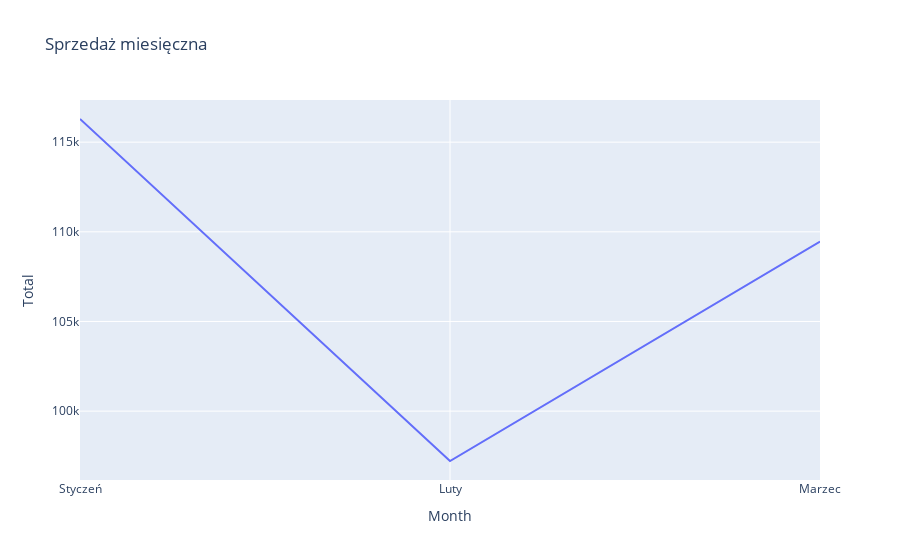

Source (notebook cell):
### Code cell
df['Date'] = pd.to_datetime(df['Date'])
df['Month'] = df['Date'].dt.month

monthly_sales = df.groupby('Month')['Total'].sum().reset_index()

fig = px.line(monthly_sales, x='Month', y='Total', title='Sprzedaż miesięczna')
fig.update_layout(xaxis_tickmode='array',
                  xaxis_tickvals=list(range(1, 13)),
                  xaxis_ticktext=['Styczeń', 'Luty', 'Marzec', 'Kwiecień', 'Maj', 'Czerwiec',
                                  'Lipiec', 'Sierpień', 'Wrzesień', 'Październik', 'Listopad', 'Grudzień'])
fig.show()

### Figure 1 — Plotly figure (JSON) as saved in the notebook; plotly's stock layout.template omitted (floating-point values rounded to 4 significant figures)
{"data": [{"hovertemplate": "Month=%{x}<br>Total=%{y}<extra></extra>", "legendgroup": "", "line": {"color": "#636efa", "dash": "solid"}, "marker": {"symbol": "circle"}, "mode": "lines", "name": "", "orientation": "v", "showlegend": false, "type": "scatter", "x": [1, 2, 3], "xaxis": "x", "y": [116300.0, 97220.0, 109500.0], "yaxis": "y"}], "layout": {"legend": {"tracegroupgap": 0}, "title": {"text": "Sprzedaż miesięczna"}, "xaxis": {"anchor": "y", "domain": [0, 1], "tickmode": "array", "ticktext": ["Styczeń", "Luty", "Marzec", "Kwiecień", "Maj", "Czerwiec", "Lipiec", "Sierpień", "Wrzesień", "Październik", "Listopad", "Grudzień"], "tickvals": [1, 2, 3, 4, 5, 6, 7, 8, 9, 10, 11, 12], "title": {"text": "Month"}}, "yaxis": {"anchor": "x", "domain": [0, 1], "title": {"text": "Total"}}}}
